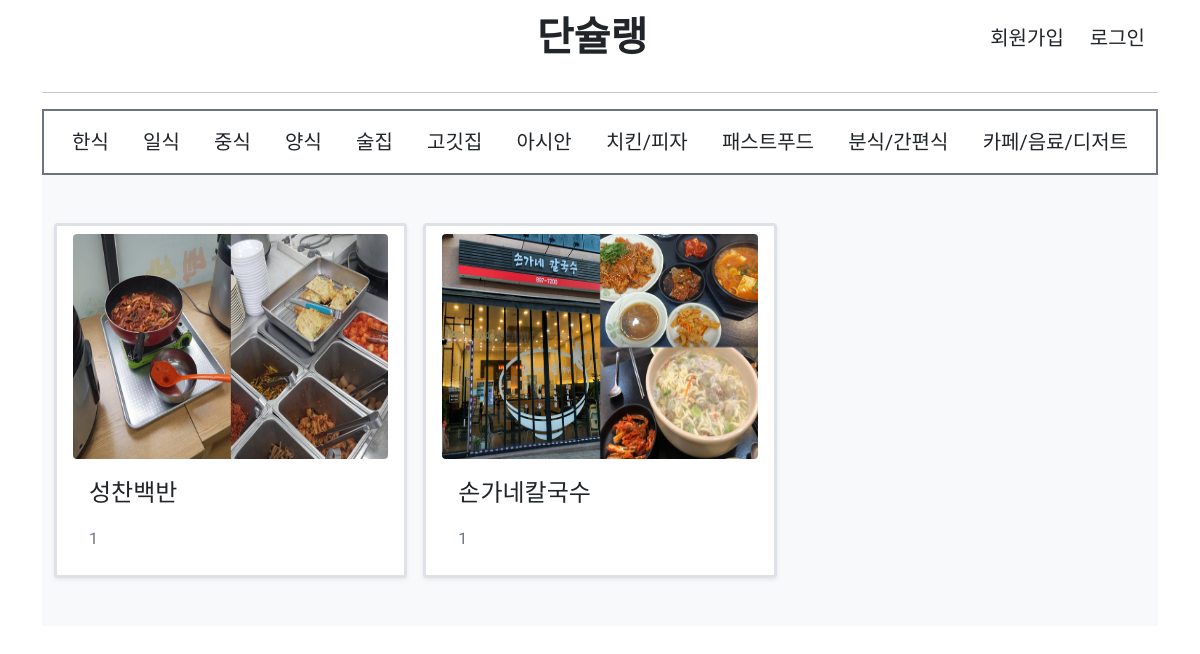
Before: /list/type/1/ with the older database file.
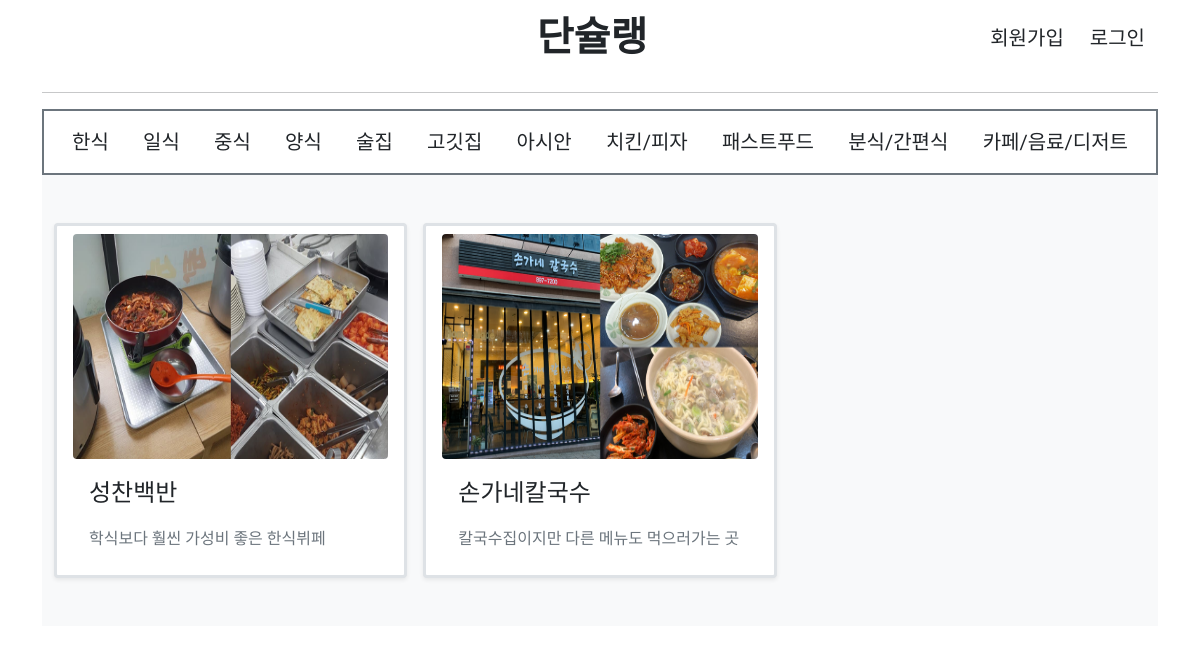
After: the same page with the newer database file.
### mainapp/models.py (models this page shows, shortened)
class Post(models.Model):
    category = models.IntegerField() # 1~12까지로 한식부터 카페까지 구분하기 위한 필드
    subject = models.CharField(max_length=200) # 가게이름
    location = models.CharField(max_length=200) # 주소
    callnum = models.CharField(max_length=200) # 전화번호
    timeinfo = models.CharField(max_length=200) # 영업시간
    urlinfo = models.CharField(max_length=200) # URL
    menu = models.TextField() # 메뉴
    review = models.TextField() # 총평
    image = models.ImageField(blank=True, upload_to='media/') # 썸네일사진
    summary = models.CharField(max_length=200) # 썸네일텍스트
    voter = models.ManyToManyField(User, blank=True)  # 추천인

### mainapp/views.py (the view)
# urls.py: path('list/type/<int:post_category>/', views.list, name='list'),
def list(request, post_category):
    post_list = Post.objects.filter(category=post_category)
    context = {'post_list': post_list}
    return render(request, 'mainapp/list.html', context)

### templates/mainapp/list.html (shortened to what this page needs)
{% extends 'base.html' %}
{% block content %}
{% if post_list %}
<div class="album py-5 bg-light">
    <div class="container">
        <div class="row row-cols-1 row-cols-sm-2 row-cols-md-3 g-3">
            {% for post in post_list %}
            <div class="col">
                <a href="{% url 'main:detail' post.id %}" class="card shadow-sm fs-5 nav-link text-dark border border-3 border-drak">
                    <img class="rounded" width="100%" height="225" src="/media/{{post.image}}" alt="korean_post">
                    <div class="card-body">
                        <p class="card-text fs-4">{{ post.subject }}</p>
                        <div class="d-flex justify-content-between align-items-center">
                            <small class="text-muted fs-6">{{ post.summary }}</small>
                        </div>
                    </div>
                </a>
            </div>
            {% endfor %}
        </div>
    </div>
</div>
{% else %}
<br><br><br><br><br>
<p class="fs-2 text-secondary text-center">준비중입니다.</p>
{% endif %}
{% endblock %}

Changed rows visible on the page:
changed Post "성찬백반": summary "1" → "학식보다 훨씬 가성비 좋은 한식뷔페"
changed Post "손가네칼국수": summary "1" → "칼국수집이지만 다른 메뉴도 먹으러가는 곳"
